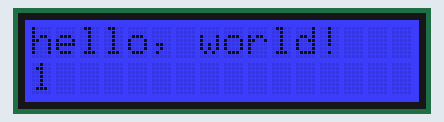
This sketch was run on a simulated Arduino Uno, built with avr-gcc and run on an emulated ATmega328P. On the bench: 16×2 character LCD.

Above: at 1.1 s.
At 5.1 s:
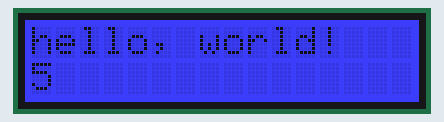
At 10.1 s:
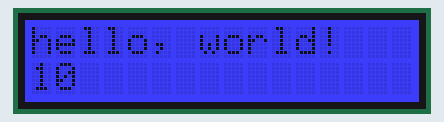
At 20.1 s:
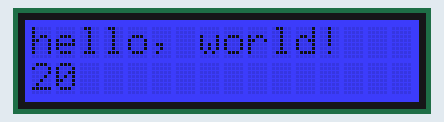
At 29.1 s:
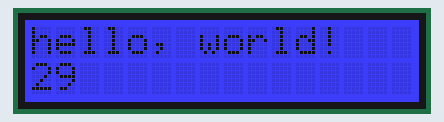
At 38.1 s:
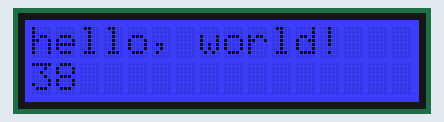

Measured:
- what the display in image 0 shows lasts 1.0 s, from 1.1 s to 2.1 s

The sketch:

lcd_screen.ino
```cpp
#include <Wire.h>
#include <rgb_lcd.h>
//https://github.com/Seeed-Studio/Grove_LCD_RGB_Backlight
rgb_lcd lcd;

void setup(void){
  //Serial.begin(9600);
  //Serial.println("Lancement de l'application");
  lcd.begin(16, 2);

  lcd.setRGB(0, 0, 255);
  lcd.print("hello, world!");
  delay(1000);

}

void loop(void){
  // set the cursor to column 0, line 1
  // (note: line 1 is the second row, since counting begins with 0):
  lcd.setCursor(0, 1);
  // print the number of seconds since reset:
  lcd.print(millis()/1000);

  delay(100);
}
```
